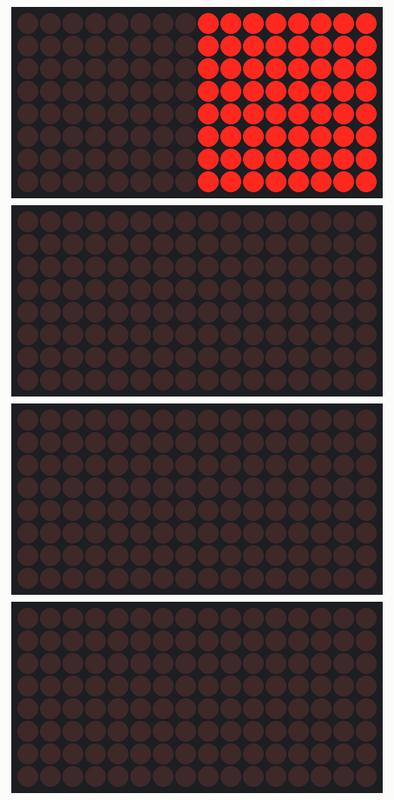
Recording of a sketch running on a simulated Arduino Uno, built with avr-gcc and run on an emulated ATmega328P. Shown: 4 × 16×8 LED matrix.

Above: at 1.1 s.
At 4.2 s:
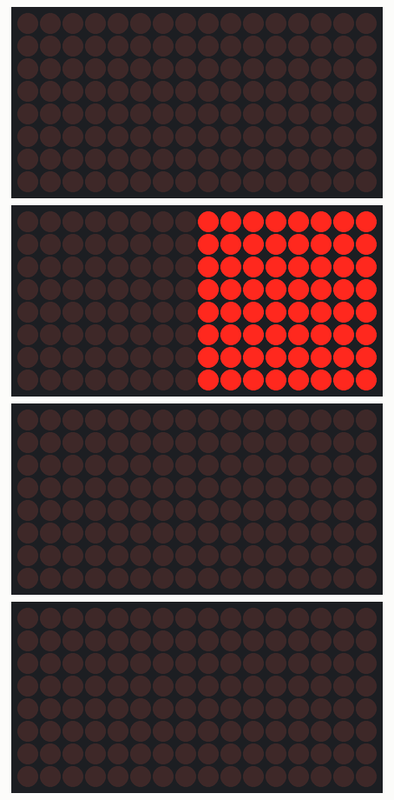
At 7.4 s:
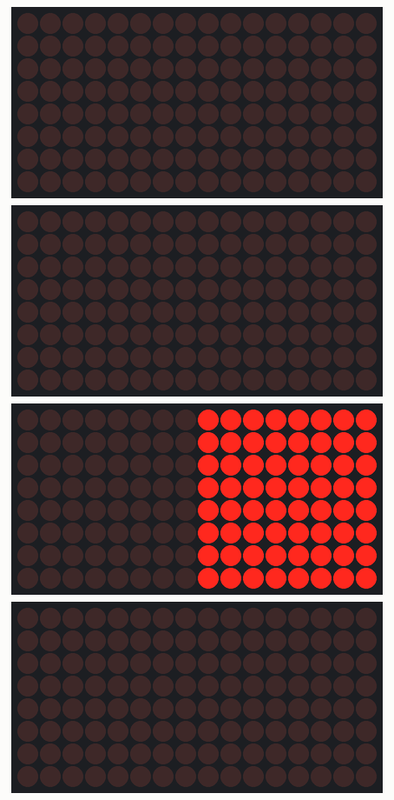
At 10.5 s:
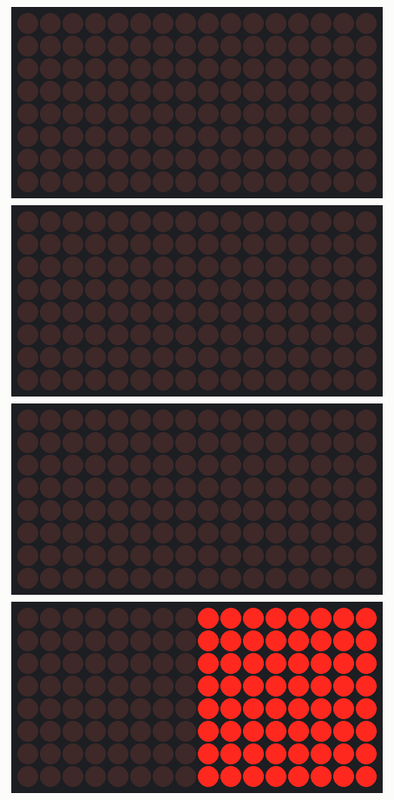

The sketch:

FASS.ino
```cpp
#include "LedControl.h"                 // to drive the matrix

#define RED 0                           // The address of the MAX7221 for the red leds == false
#define GREEN 1                         // The address of the MAX7221 for the green leds == true
#define LCC 4                           // number of leds to control LedControlCount
LedControl lc[LCC] = {LedControl(4,3,2,2), LedControl(10,9,8,2), LedControl(13,12,11,2), LedControl(7,6,5,2)};

boolean lcd[LCC][128];                  // data, for each matrix, 64bit red and 64bit green
boolean toggle=RED;                     // tells which MAX7219 is currently off (in shutdown mode)
boolean newData=false;                 // set if new Data arrived

void setup() {
  Serial.begin(57600);
  int intensity=12;                      // 0 = dim, 15 = full brightness
  for (int i=0; i<LCC; i++) {          // put all in power safe mode = default
    lc[i].shutdown(GREEN,true);
    lc[i].shutdown(RED,false);
    lc[i].setIntensity(GREEN,intensity);
    lc[i].setIntensity(RED,intensity-5); // red is brighter than green
    lc[i].clearDisplay(GREEN);
    lc[i].clearDisplay(RED);
    for (int j=0; j<128; j++) {
      lcd[i][j]=false;
    }
  }
  // set timer interrupt
  cli();//stop interrupts

  //set timer1 interrupt at 200Hz
  TCCR1A = 0;// set entire TCCR1A register to 0
  TCCR1B = 0;// same for TCCR1B
  TCNT1  = 0;//initialize counter value to 0
  // set compare match register for 200hz increments
  //156 for 100hz
  //77 for 200hz
  OCR1A = 156;// = (16*10^6) / (200Hz*1024) - 1 (must be <65536)
  // turn on CTC mode
  TCCR1B |= (1 << WGM12);
  // Set CS10 and CS12 bits for 1024 prescaler
  TCCR1B |= (1 << CS12) | (1 << CS10);
  // Set CS11 bit for 8 prescaler
  //TCCR1B |= (1 << CS11);
  // enable timer compare interrupt
  TIMSK1 |= (1 << OCIE1A);

  sei();//allow interrupts

  //test all Leds
  for (int i=0; i<LCC; i++) {

  setNoneForAll(i);
  setRedForAll(i);
  clearAllLeds(i);
  setLeds(i);

  delay(1000);

  setNoneForAll(i);
  setGreenForAll(i);
  clearAllLeds(i);
  setLeds(i);

  delay(1000);

  setNoneForAll(i);
  setGreenForAll(i);
  setRedForAll(i);
  clearAllLeds(i);
  setLeds(i);

  delay(1000);
  clearAllLeds(i);
  }

}

void loop() {
  if(Serial.available() >= 18) {
    // data is of format DisplayNum:DATA(16Byte)
    int displaynum = Serial.parseInt();
    Serial.read(); //consum the ':'
    Serial.println(displaynum, DEC);
    char data[16];
    Serial.readBytes(data, 16);
    for (int i=0; i<16; i++) {
      for (int j=0; j<8; j++) {
        lcd[displaynum][i*8+j] = bitRead(data[i], j);
      }
    }
//  clearAllLeds(displaynum);
  setLeds(displaynum);
//  delay(1000);
  }

}

ISR(TIMER1_COMPA_vect){
  TIMSK1 &= ~(1 << OCIE1A);  // disable this interrupt
  sei();  //Now enable global interupts before this interrupt is finished
  if(toggle){                     // true means GREEN
    for (int id=0; id<LCC; id++) {
      lc[id].shutdown(RED,true);    // first switch red off
      lc[id].shutdown(GREEN,false); // only then switch red on
    }
    toggle=RED;
  }
  else {                         // means false .. RED is off
    for (int id=0; id<LCC; id++) {
      lc[id].shutdown(GREEN,true); // first switch green off
      lc[id].shutdown(RED,false);  // only then switch red on
    }
    toggle=GREEN;
  }
/*
  if(Serial.available() >= 18) {
    // data is of format DisplayNum:DATA(16Byte)
    int displaynum = Serial.parseInt();
    Serial.read(); //consum the ':'
    Serial.println(displaynum, DEC);
    char data[16];
    Serial.readBytes(data, 16);
    for (int i=0; i<16; i++) {
      for (int j=0; j<8; j++) {
        lcd[displaynum][i*8+j] = bitRead(data[i], j);
      }
    }
    newData=true;
  }
*/
  TIMSK1 |= (1 << OCIE1A); // enable this interrupt
}

inline void startISR() {
  TCNT1 = 0;               //initialize counter value to 0
  TIMSK1 |= (1 << OCIE1A); // enable timer compare interrupt
}

inline void stopISR(){
  TIMSK1 &= ~(1 << OCIE1A);  // disable interrupts
}


void setLeds(int id) { // set all leds to display picture
  stopISR();
  int cnt  = 0;
  for(int row=0;row<8;row++) {
    for(int col=0;col<8;col++) {
      lc[id].setLed(RED, row, col, lcd[id][cnt]);
      lc[id].setLed(GREEN, row, col, lcd[id][cnt+64]);
      cnt++;
    }
  }
  startISR();
}

void setNoneForAll(int id) {   //empty picture
  for(int cnt=0;cnt<128;cnt++) lcd[id][cnt]=false;
}

void setGreenForAll(int id) { // set picture to all green
  for(int cnt=64;cnt<128;cnt++) lcd[id][cnt]=true;
}

void setRedForAll(int id) { // set picture to all red
  for(int cnt=0;cnt<64;cnt++) lcd[id][cnt]=true;
}

void clearAllLeds(int id) { //switch off all leds
  stopISR();
  lc[id].clearDisplay(GREEN);
  lc[id].clearDisplay(RED);
  startISR();
}
```

Measured:
- what the display in image 0 shows lasts 2.1 s, from 1.1 s to 3.2 s
- what the display in image 3 shows lasts 2.1 s, from 10.4 s to 12.5 s
